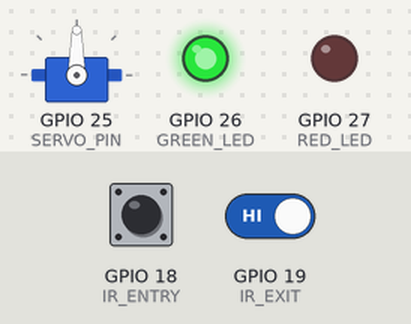
Simulated run of this sketch. Board: ESP32. Parts: servo, output pins drawn as LEDs (lit = HIGH). Inputs (shaded band) come from the test bench; at power-on: GPIO 18 (IR_ENTRY) HIGH, GPIO 19 (IR_EXIT) HIGH. WiFi joins after 1.5 s; servers stay silent unless stated; web services answer with replies made up by the test bench; what the sketch prints to the serial monitor is not drawn.

Above: at 2.7 s.
2.8 s: GPIO 18 (IR_ENTRY) driven LOW
At 3.5 s:
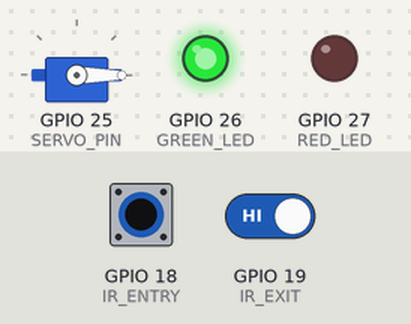
5.8 s: GPIO 19 (IR_EXIT) driven LOW
At 8.5 s:
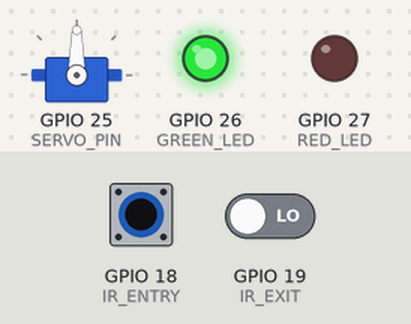
8.8 s: GPIO 18 (IR_ENTRY) pulsed HIGH 5 times (0.12 s each, 0.3 s apart)
At 10.8 s:
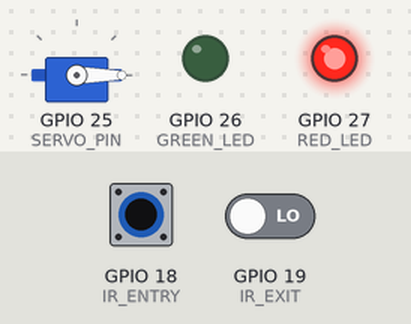
Timing chart, 0 to 13.6 s (numbered marks = the images above; inputs shaded):
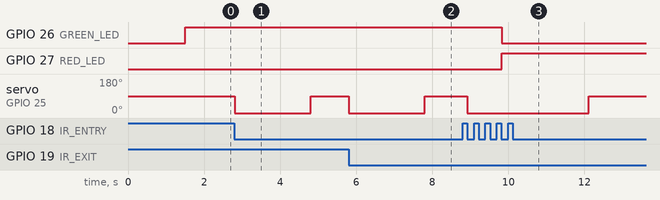

The sketch:

IoT-Based-Smart-Parking-System-Using-ESP32-Complete-Code.ino
```cpp
//IoT Smart Parking System
#include <WiFi.h>
#include <Wire.h>
#include <WebServer.h>
#include <ESP32Servo.h>
#include <HTTPClient.h>

// Hardware pins
#define IR_ENTRY 18
#define IR_EXIT 19
#define SERVO_PIN 25
#define GREEN_LED 26
#define RED_LED 27

Servo barrierServo;

// WiFi credentials
const char* ssid = "Malik Daud";
const char* password = "Daud;2501492";

// Web server
WebServer server(80);

// Parking variables
int totalSlots = 4;
int availableSlots = 4;
int flagEntry = 0;
int flagExit = 0;
String gateStatus = "Closed";

// Non-blocking gate control
unsigned long gateOpenTime = 0;
const unsigned long gateOpenDuration = 2000;
bool gateMoving = false;

// ---------------- ThingSpeak ----------------
const char* thingSpeakServer = "http://api.thingspeak.com/update";
const char* thingSpeakAPIKey = "96LAD5QQE5IMQ0W6";

int prevAvailable = -1;
int prevOccupied = -1;
String prevGateStatus = "";

unsigned long lastThingSpeakTime = 0;
const unsigned long thingSpeakInterval = 15000; // 15 seconds

// ---------------- LED Control ----------------
void updateLCD() {
  if (availableSlots > 0) {
    digitalWrite(GREEN_LED, HIGH);
    digitalWrite(RED_LED, LOW);
  } else {
    digitalWrite(GREEN_LED, LOW);
    digitalWrite(RED_LED, HIGH);
  }
}

void showFullMessage() {
  digitalWrite(GREEN_LED, LOW);
  digitalWrite(RED_LED, HIGH);
  delay(2000);
  updateLCD();
}

// ---------------- JSON API ----------------
void handleData() {
  String json = "{";
  json += "\"available\":" + String(availableSlots) + ",";
  json += "\"occupied\":" + String(totalSlots - availableSlots) + ",";
  json += "\"gate\":\"" + gateStatus + "\"";
  json += "}";
  server.send(200, "application/json", json);
}

// ---------------- HTML ----------------
String getHTML() {
  return R"rawliteral(
<!DOCTYPE html>
<html>
<head>
  <title>IoT Smart Parking</title>
  <script>
    async function updateData(){
      const r = await fetch('/data');
      const d = await r.json();
      document.getElementById('a').innerText = d.available;
      document.getElementById('o').innerText = d.occupied;
      document.getElementById('g').innerText = d.gate;
    }
    setInterval(updateData,2000);
  </script>
</head>
<body onload="updateData()">
  <h2>Smart Parking System</h2>
  <p>Available: <span id="a">0</span></p>
  <p>Occupied: <span id="o">0</span></p>
  <p>Gate: <span id="g">Closed</span></p>
</body>
</html>
)rawliteral";
}

// ---------------- ThingSpeak Upload ----------------
void uploadToThingSpeak() {
  if (WiFi.status() != WL_CONNECTED) return;

  int occupied = totalSlots - availableSlots;

  if ((availableSlots != prevAvailable ||
       occupied != prevOccupied ||
       gateStatus != prevGateStatus) &&
      millis() - lastThingSpeakTime >= thingSpeakInterval) {

    HTTPClient http;
    String url = String(thingSpeakServer) +
                 "?api_key=" + thingSpeakAPIKey +
                 "&field1=" + String(availableSlots) +
                 "&field2=" + String(occupied) +
                 "&field3=" + (gateStatus == "Open" ? "1" : "0");

    http.begin(url);
    int code = http.GET();
    http.end();

    Serial.print("ThingSpeak response: ");
    Serial.println(code);

    prevAvailable = availableSlots;
    prevOccupied = occupied;
    prevGateStatus = gateStatus;
    lastThingSpeakTime = millis();
  }
}

// ---------------- Setup ----------------
void setup() {
  Serial.begin(115200);

  pinMode(IR_ENTRY, INPUT);
  pinMode(IR_EXIT, INPUT);
  pinMode(GREEN_LED, OUTPUT);
  pinMode(RED_LED, OUTPUT);

  barrierServo.attach(SERVO_PIN);
  barrierServo.write(90);

  WiFi.begin(ssid, password);
  while (WiFi.status() != WL_CONNECTED) {
    delay(500);
    Serial.print(".");
  }
  Serial.println("\nWiFi Connected");
  Serial.println(WiFi.localIP());

  updateLCD();

  server.on("/", []() {
    server.send(200, "text/html", getHTML());
  });

  server.on("/data", handleData);
  server.begin();
}

// ---------------- Loop ----------------
void loop() {
  server.handleClient();

  // Entry
  if (digitalRead(IR_ENTRY) == LOW && flagEntry == 0) {
    flagEntry = 1;
    if (availableSlots > 0) {
      gateStatus = "Open";
      barrierServo.write(0);
      gateOpenTime = millis();
      gateMoving = true;
      availableSlots--;
      updateLCD();
    } else {
      showFullMessage();
    }
  }

  if (digitalRead(IR_ENTRY) == HIGH) flagEntry = 0;

  // Exit
  if (digitalRead(IR_EXIT) == LOW && flagExit == 0) {
    flagExit = 1;
    if (availableSlots < totalSlots) {
      gateStatus = "Open";
      barrierServo.write(0);
      gateOpenTime = millis();
      gateMoving = true;
      availableSlots++;
      updateLCD();
    }
  }

  if (digitalRead(IR_EXIT) == HIGH) flagExit = 0;

  // Close gate
  if (gateMoving && millis() - gateOpenTime >= gateOpenDuration) {
    barrierServo.write(90);
    gateStatus = "Closed";
    gateMoving = false;
    updateLCD();
  }

  // ThingSpeak
  uploadToThingSpeak();
}
```

Measured:
- after the input at 2.8 s, servo on GPIO 25 (SERVO_PIN): 90° → 0° at once, → 90° 2.0 s later
- after the input at 5.8 s, servo on GPIO 25 (SERVO_PIN): 90° → 0° at once, → 90° 2.0 s later
- after the input at 8.8 s, GPIO 26 (GREEN_LED): HIGH → LOW after 1.0 s; GPIO 27 (RED_LED): LOW → HIGH after 1.0 s; servo on GPIO 25 (SERVO_PIN): 90° → 0° after 0.12 s, → 90° 3.2 s later
